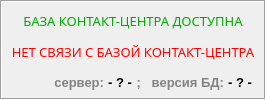
     <widget class="QFrame" name="frame">
      <property name="frameShape">
       <enum>QFrame::Box</enum>
      </property>
      <property name="frameShadow">
       <enum>QFrame::Sunken</enum>
      </property>
      <layout class="QVBoxLayout" name="verticalLayout_5">
       <property name="spacing">
        <number>0</number>
       </property>
       <property name="leftMargin">
        <number>8</number>
       </property>
       <property name="topMargin">
        <number>4</number>
       </property>
       <property name="rightMargin">
        <number>8</number>
       </property>
       <property name="bottomMargin">
        <number>1</number>
       </property>
       <item>
        <widget class="QLabel" name="lab_DB_ok">
         <property name="enabled">
          <bool>true</bool>
         </property>
         <property name="minimumSize">
          <size>
           <width>0</width>
           <height>24</height>
          </size>
         </property>
         <property name="palette">
          <palette>
           <active>
            <colorrole role="WindowText">
             <brush brushstyle="SolidPattern">
              <color alpha="255">
               <red>0</red>
               <green>170</green>
               <blue>0</blue>
              </color>
             </brush>
            </colorrole>
           </active>
           <inactive>
            <colorrole role="WindowText">
             <brush brushstyle="SolidPattern">
              <color alpha="255">
               <red>0</red>
               <green>170</green>
               <blue>0</blue>
              </color>
             </brush>
            </colorrole>
           </inactive>
           <disabled>
            <colorrole role="WindowText">
             <brush brushstyle="SolidPattern">
              <color alpha="255">
               <red>106</red>
               <green>104</green>
               <blue>100</blue>
              </color>
             </brush>
            </colorrole>
           </disabled>
          </palette>
         </property>
         <property name="font">
          <font>
           <family>Arial Black</family>
           <pointsize>10</pointsize>
           <weight>50</weight>
           <italic>false</italic>
           <bold>false</bold>
           <underline>false</underline>
           <kerning>true</kerning>
          </font>
         </property>
         <property name="text">
          <string>БАЗА КОНТАКТ-ЦЕНТРА ДОСТУПНА</string>
         </property>
         <property name="alignment">
          <set>Qt::AlignCenter</set>
         </property>
        </widget>
       </item>
       <item>
        <widget class="QLabel" name="lab_DB_no">
         <property name="minimumSize">
          <size>
           <width>0</width>
           <height>24</height>
          </size>
         </property>
         <property name="palette">
          <palette>
           <active>
            <colorrole role="WindowText">
             <brush brushstyle="SolidPattern">
              <color alpha="255">
               <red>255</red>
               <green>0</green>
               <blue>0</blue>
              </color>
             </brush>
            </colorrole>
           </active>
           <inactive>
            <colorrole role="WindowText">
             <brush brushstyle="SolidPattern">
              <color alpha="255">
               <red>255</red>
               <green>0</green>
               <blue>0</blue>
              </color>
             </brush>
            </colorrole>
           </inactive>
           <disabled>
            <colorrole role="WindowText">
             <brush brushstyle="SolidPattern">
              <color alpha="255">
               <red>106</red>
               <green>104</green>
               <blue>100</blue>
              </color>
             </brush>
            </colorrole>
           </disabled>
          </palette>
         </property>
         <property name="font">
          <font>
           <family>Arial Black</family>
           <pointsize>10</pointsize>
           <weight>50</weight>
           <italic>false</italic>
           <bold>false</bold>
           <underline>false</underline>
           <kerning>true</kerning>
          </font>
         </property>
         <property name="text">
          <string>НЕТ СВЯЗИ С БАЗОЙ КОНТАКТ-ЦЕНТРА</string>
         </property>
         <property name="alignment">
          <set>Qt::AlignCenter</set>
         </property>
        </widget>
       </item>
       <item>
        <layout class="QHBoxLayout" name="horizontalLayout">
         <property name="spacing">
          <number>4</number>
         </property>
         <property name="leftMargin">
          <number>4</number>
         </property>
         <property name="topMargin">
          <number>4</number>
         </property>
         <property name="rightMargin">
          <number>4</number>
         </property>
         <property name="bottomMargin">
          <number>4</number>
         </property>
         <item>
          <spacer name="horizontalSpacer_3">
           <property name="orientation">
            <enum>Qt::Horizontal</enum>
           </property>
           <property name="sizeHint" stdset="0">
            <size>
             <width>40</width>
             <height>20</height>
            </size>
           </property>
          </spacer>
         </item>
         <item>
          <widget class="QLabel" name="lab_host_2">
           <property name="palette">
            <palette>
             <active>
              <colorrole role="WindowText">
               <brush brushstyle="SolidPattern">
                <color alpha="255">
                 <red>131</red>
                 <green>131</green>
                 <blue>131</blue>
                </color>
               </brush>
              </colorrole>
             </active>
             <inactive>
              <colorrole role="WindowText">
               <brush brushstyle="SolidPattern">
                <color alpha="255">
                 <red>131</red>
                 <green>131</green>
                 <blue>131</blue>
                </color>
               </brush>
              </colorrole>
             </inactive>
             <disabled>
              <colorrole role="WindowText">
               <brush brushstyle="SolidPattern">
                <color alpha="255">
                 <red>106</red>
                 <green>104</green>
                 <blue>100</blue>
                </color>
               </brush>
              </colorrole>
             </disabled>
            </palette>
           </property>
           <property name="font">
            <font>
             <pointsize>10</pointsize>
             <weight>75</weight>
             <italic>false</italic>
             <bold>true</bold>
            </font>
           </property>
           <property name="text">
            <string>сервер:</string>
           </property>
           <property name="alignment">
            <set>Qt::AlignRight|Qt::AlignTrailing|Qt::AlignVCenter</set>
           </property>
          </widget>
         </item>
         <item>
          <widget class="QLabel" name="lab_host">
           <property name="font">
            <font>
             <pointsize>10</pointsize>
             <weight>75</weight>
             <italic>false</italic>
             <bold>true</bold>
            </font>
           </property>
           <property name="text">
            <string>- ? -</string>
           </property>
           <property name="alignment">
            <set>Qt::AlignRight|Qt::AlignTrailing|Qt::AlignVCenter</set>
           </property>
          </widget>
         </item>
         <item>
          <widget class="QLabel" name="lab_host_3">
           <property name="palette">
            <palette>
             <active>
              <colorrole role="WindowText">
               <brush brushstyle="SolidPattern">
                <color alpha="255">
                 <red>131</red>
                 <green>131</green>
                 <blue>131</blue>
                </color>
               </brush>
              </colorrole>
             </active>
             <inactive>
              <colorrole role="WindowText">
               <brush brushstyle="SolidPattern">
                <color alpha="255">
                 <red>131</red>
                 <green>131</green>
                 <blue>131</blue>
                </color>
               </brush>
              </colorrole>
             </inactive>
             <disabled>
              <colorrole role="WindowText">
               <brush brushstyle="SolidPattern">
                <color alpha="255">
                 <red>106</red>
                 <green>104</green>
                 <blue>100</blue>
                </color>
               </brush>
              </colorrole>
             </disabled>
            </palette>
           </property>
           <property name="font">
            <font>
             <pointsize>10</pointsize>
             <weight>75</weight>
             <italic>false</italic>
             <bold>true</bold>
            </font>
           </property>
           <property name="text">
            <string>;   версия БД:</string>
           </property>
           <property name="alignment">
            <set>Qt::AlignRight|Qt::AlignTrailing|Qt::AlignVCenter</set>
           </property>
          </widget>
         </item>
         <item>
          <widget class="QLabel" name="lab_vers">
           <property name="font">
            <font>
             <pointsize>10</pointsize>
             <weight>75</weight>
             <italic>false</italic>
             <bold>true</bold>
            </font>
           </property>
           <property name="text">
            <string>- ? -</string>
           </property>
           <property name="alignment">
            <set>Qt::AlignRight|Qt::AlignTrailing|Qt::AlignVCenter</set>
           </property>
          </widget>
         </item>
        </layout>
       </item>
      </layout>
     </widget>
